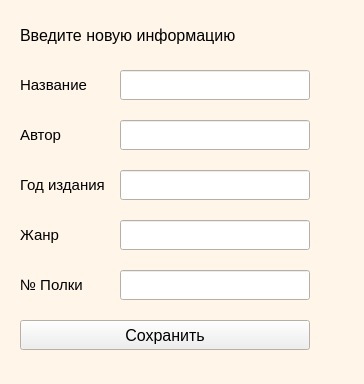
<?xml version="1.0" encoding="UTF-8"?>
<ui version="4.0">
 <class>change_form</class>
 <widget class="QWidget" name="change_form">
  <property name="geometry">
   <rect>
    <x>0</x>
    <y>0</y>
    <width>364</width>
    <height>384</height>
   </rect>
  </property>
  <property name="palette">
   <palette>
    <active>
     <colorrole role="Base">
      <brush brushstyle="SolidPattern">
       <color alpha="255">
        <red>255</red>
        <green>255</green>
        <blue>255</blue>
       </color>
      </brush>
     </colorrole>
     <colorrole role="Window">
      <brush brushstyle="SolidPattern">
       <color alpha="255">
        <red>255</red>
        <green>245</green>
        <blue>233</blue>
       </color>
      </brush>
     </colorrole>
    </active>
    <inactive>
     <colorrole role="Base">
      <brush brushstyle="SolidPattern">
       <color alpha="255">
        <red>255</red>
        <green>255</green>
        <blue>255</blue>
       </color>
      </brush>
     </colorrole>
     <colorrole role="Window">
      <brush brushstyle="SolidPattern">
       <color alpha="255">
        <red>255</red>
        <green>245</green>
        <blue>233</blue>
       </color>
      </brush>
     </colorrole>
    </inactive>
    <disabled>
     <colorrole role="Base">
      <brush brushstyle="SolidPattern">
       <color alpha="255">
        <red>255</red>
        <green>245</green>
        <blue>233</blue>
       </color>
      </brush>
     </colorrole>
     <colorrole role="Window">
      <brush brushstyle="SolidPattern">
       <color alpha="255">
        <red>255</red>
        <green>245</green>
        <blue>233</blue>
       </color>
      </brush>
     </colorrole>
    </disabled>
   </palette>
  </property>
  <property name="font">
   <font>
    <pointsize>11</pointsize>
   </font>
  </property>
  <property name="windowTitle">
   <string>Редактирование</string>
  </property>
  <widget class="QLabel" name="label">
   <property name="geometry">
    <rect>
     <x>20</x>
     <y>20</y>
     <width>370</width>
     <height>30</height>
    </rect>
   </property>
   <property name="font">
    <font>
     <pointsize>12</pointsize>
    </font>
   </property>
   <property name="text">
    <string>Введите новую информацию</string>
   </property>
  </widget>
  <widget class="QLabel" name="lbl_name">
   <property name="geometry">
    <rect>
     <x>20</x>
     <y>70</y>
     <width>80</width>
     <height>30</height>
    </rect>
   </property>
   <property name="font">
    <font>
     <pointsize>11</pointsize>
    </font>
   </property>
   <property name="text">
    <string>Название</string>
   </property>
  </widget>
  <widget class="QLineEdit" name="name_inp">
   <property name="geometry">
    <rect>
     <x>120</x>
     <y>70</y>
     <width>190</width>
     <height>30</height>
    </rect>
   </property>
  </widget>
  <widget class="QLineEdit" name="author_inp">
   <property name="geometry">
    <rect>
     <x>120</x>
     <y>120</y>
     <width>190</width>
     <height>30</height>
    </rect>
   </property>
  </widget>
  <widget class="QLabel" name="lbl_author">
   <property name="geometry">
    <rect>
     <x>20</x>
     <y>120</y>
     <width>80</width>
     <height>30</height>
    </rect>
   </property>
   <property name="font">
    <font>
     <pointsize>11</pointsize>
    </font>
   </property>
   <property name="text">
    <string>Автор</string>
   </property>
  </widget>
  <widget class="QLineEdit" name="year_inp">
   <property name="geometry">
    <rect>
     <x>120</x>
     <y>170</y>
     <width>190</width>
     <height>30</height>
    </rect>
   </property>
  </widget>
  <widget class="QLabel" name="lbl_year">
   <property name="geometry">
    <rect>
     <x>20</x>
     <y>170</y>
     <width>91</width>
     <height>30</height>
    </rect>
   </property>
   <property name="text">
    <string>Год издания</string>
   </property>
  </widget>
  <widget class="QLineEdit" name="genre_inp">
   <property name="geometry">
    <rect>
     <x>120</x>
     <y>220</y>
     <width>190</width>
     <height>30</height>
    </rect>
   </property>
  </widget>
  <widget class="QLabel" name="lbl_genre">
   <property name="geometry">
    <rect>
     <x>20</x>
     <y>220</y>
     <width>80</width>
     <height>30</height>
    </rect>
   </property>
   <property name="text">
    <string>Жанр</string>
   </property>
  </widget>
  <widget class="QLineEdit" name="schelf_inp">
   <property name="geometry">
    <rect>
     <x>120</x>
     <y>270</y>
     <width>190</width>
     <height>30</height>
    </rect>
   </property>
  </widget>
  <widget class="QLabel" name="lbl_shelf">
   <property name="geometry">
    <rect>
     <x>20</x>
     <y>270</y>
     <width>80</width>
     <height>30</height>
    </rect>
   </property>
   <property name="text">
    <string>№ Полки</string>
   </property>
  </widget>
  <widget class="QPushButton" name="pushButton">
   <property name="geometry">
    <rect>
     <x>20</x>
     <y>320</y>
     <width>290</width>
     <height>30</height>
    </rect>
   </property>
   <property name="font">
    <font>
     <pointsize>12</pointsize>
    </font>
   </property>
   <property name="text">
    <string>Сохранить</string>
   </property>
  </widget>
 </widget>
 <resources/>
 <connections/>
</ui>
